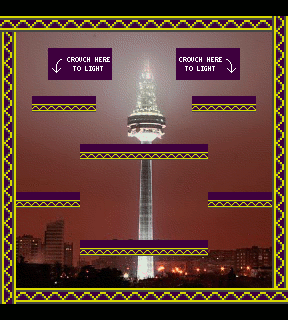

This game map was drawn from its Tiled (.tmx) file and the tilesets committed beside it. A one-line description and the trimmed map source follow:
An orthogonal 18x20 tile map with 16x16 px tiles, 3 tile layers (Capa de Patrones 1, Colision halfplatform, Capa de patrones 2), 1 image layer and 33 objects (24x Coin, 3x Cup, 3x Pigeon, 2x FireworkLauncher, Player).

<map version="1.0" orientation="orthogonal" width="18" height="20" tilewidth="16" tileheight="16">
 <tileset firstgid="1" name="youonlygetone!" tilewidth="16" tileheight="16">
  <image source="../spritesheets/madrid.png" width="312" height="224" />
 </tileset>
 <imagelayer name="Capa de Imagen 1" width="18" height="20">
  <image source="../images/madrid.png" />
 </imagelayer>
 <layer name="Capa de Patrones 1" width="18" height="20">
  <properties>
   <property name="Collision" value="Platform" />
  </properties>
  <data>[360 cells, 68 non-empty, 8 distinct tile ids]</data>
 </layer>
 <layer name="Colision halfplatform" width="18" height="20">
  <properties>
   <property name="Collision" value="HalfPlatform" />
  </properties>
  <data>[360 cells, 32 non-empty, 1 distinct tile ids]</data>
 </layer>
 <layer name="Capa de patrones 2" width="18" height="20">
  <data>[360 cells, 16 non-empty, 10 distinct tile ids]</data>
 </layer>
 <objectgroup name="Capa de Objetos 1" width="18" height="20">
  <object type="FireworkLauncher" gid="214" x="224" y="80" />
  <object type="FireworkLauncher" gid="214" x="48" y="80" />
  <object type="Player" gid="1" x="135" y="258">
   <properties>
    <property name="Camera" value="Fixed" />
    <property name="FromLocation" value="inicial" />
   </properties>
  </object>
  <object type="Cup" gid="96" x="128" y="224">
   <properties>
    <property name="acceleration" value="0.2" />
    <property name="max_speed" value="0.2" />
   </properties>
  </object>
  <object type="Coin" gid="251" x="176" y="224" />
  <object type="Coin" gid="251" x="161" y="193" />
  <object type="Coin" gid="251" x="32" y="80" />
  <object type="Coin" gid="251" x="135" y="183" />
  <object type="Coin" gid="251" x="109" y="195" />
  <object type="Coin" gid="251" x="96" y="224" />
  <object type="Coin" gid="251" x="32" y="272" />
  <object type="Coin" gid="251" x="64" y="272" />
  <object type="Coin" gid="251" x="96" y="272" />
  <object type="Coin" gid="251" x="240" y="272" />
  <object type="Coin" gid="251" x="208" y="272" />
  <object type="Coin" gid="251" x="176" y="272" />
  <object type="Coin" gid="251" x="240" y="80" />
  <object type="Coin" gid="251" x="160" y="64" />
  <object type="Coin" gid="251" x="136" y="96" />
  <object type="Coin" gid="251" x="144" y="80" />
  <object type="Coin" gid="251" x="112" y="64" />
  <object type="Coin" gid="251" x="128" y="80" />
  <object type="Coin" gid="251" x="64" y="128" />
  <object type="Coin" gid="251" x="51" y="144" />
  <object type="Coin" gid="251" x="208" y="128" />
  <object type="Coin" gid="251" x="221" y="144" />
  <object type="Cup" gid="96" x="176" y="128">
   <properties>
    <property name="direction" value="1" />
    <property name="max_speed" value="0.2" />
   </properties>
  </object>
  <object type="Pigeon" gid="172" x="32" y="176" />
  <object type="Pigeon" gid="172" x="240" y="176" />
  <object type="Cup" gid="96" x="96" y="128">
   <properties>
    <property name="max_speed" value="0.2" />
   </properties>
  </object>
  <object type="Coin" gid="251" x="40" y="160" />
  <object type="Coin" gid="251" x="232" y="160" />
  <object type="Pigeon" gid="172" x="135" y="126" />
 </objectgroup>
</map>